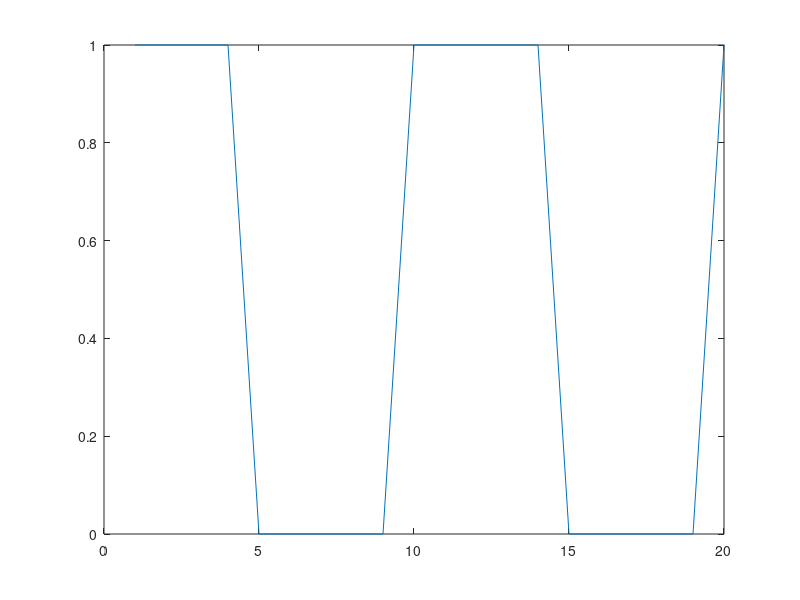

Write MATLAB code to recreate this figure.
%Triangular using for loop

fs = 100;
f = 10;

t = -1:1/fs:1;

signal = zeros(size(t));

for i = 1:length(t)
    if(mod(i,f) <= (0.5*f - 1))
        signal(i) = 1;
    else
        signal(i) = 0;
    end
end

plot(signal)
xlim([0 20])